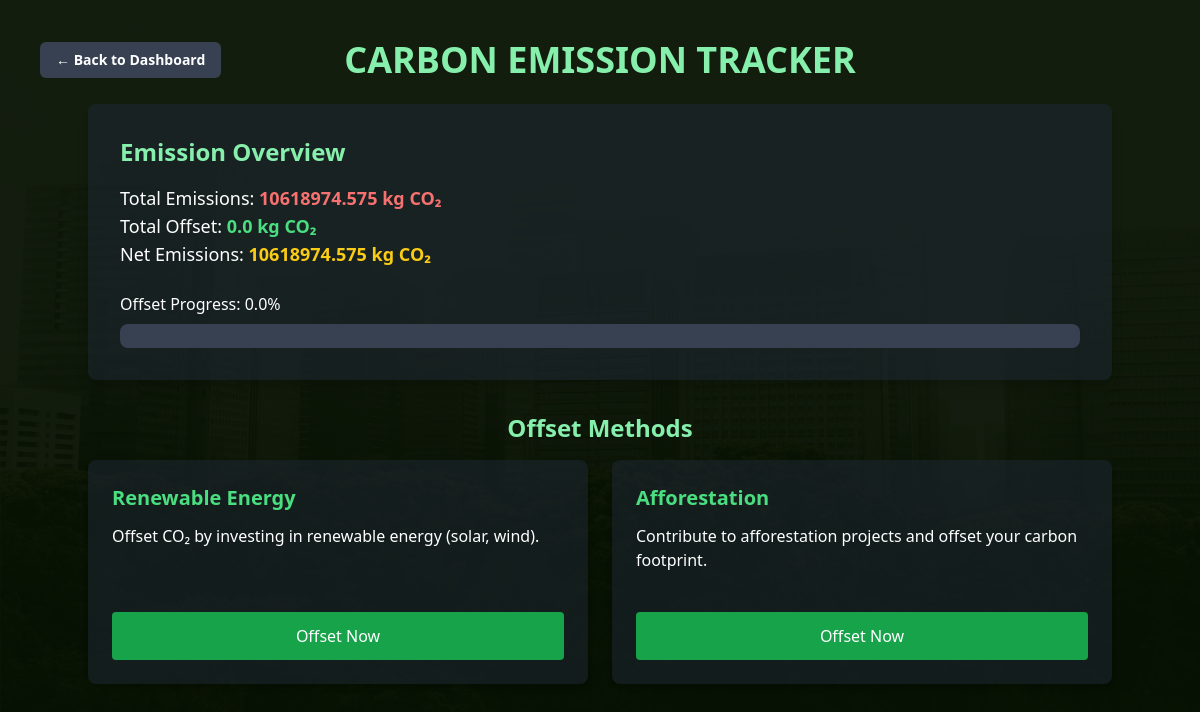
The app's page /offset-emissions (signed in) with its own data.
### app.py (models this page shows)
class User(db.Model, UserMixin):
    id = db.Column(db.Integer, primary_key=True)
    name = db.Column(db.String(35), unique=True, nullable=False)
    email = db.Column(db.String(35), unique=True, nullable=False)
    password = db.Column(db.String(200), nullable=False)
    total_emission = db.Column(db.Float, default=0.0)
    green_score = db.Column(db.Float, nullable=False, default=100.0)
    total_offset = db.Column(db.Float, default=0.0)
    net_emission = db.Column(db.Float, default=0.0)
    badges = db.Column(db.String(200), default="")
    def update_emission_and_score(self):
        self.total_offset = sum(offset.amount for offset in self.offsets)
        self.net_emission = max(0, self.total_emission - self.total_offset)
        self.green_score = max(0, 100 - (self.net_emission / 1000) * 100)
        db.session.commit()

### app.py (the view)
@app.route('/offset-emissions')
@login_required
def offset_emissions():
    current_user.update_emission_and_score()
    progress = min(100, (current_user.total_offset / current_user.total_emission) * 100) if current_user.total_emission > 0 else 0
    return render_template('offset-emissions.html',
                           total_emission=current_user.total_emission,
                           total_offset=current_user.total_offset,
                           net_emission=current_user.net_emission,
                           progress=progress)

### app.py (called while the page is built)
@login_manager.user_loader
def load_user(user_id):
    return User.query.get(int(user_id))

### templates/offset-emissions.html (shortened to what this page needs)
<!DOCTYPE html>
<html lang="en">
<head>
    <script src="https://cdn.tailwindcss.com"></script>
</head>
<body class="bg-[url('/static/bg2.png')] bg-cover bg-center min-h-screen text-white flex flex-col items-center p-10 min-h-screen">
    <div class="w-full max-w-5xl flex items-center mb-6">
        <a href="/dashboard" class="bg-gray-700 text-white font-bold px-4 py-2 rounded-md hover:bg-gray-900 transition text-sm absolute left-0 ml-10">
            ← Back to Dashboard
        </a>
        <h1 class="text-4xl font-bold text-green-300 uppercase mx-auto">Carbon Emission Tracker</h1>
    </div>
    <div class="bg-gray-800 bg-opacity-50 rounded-lg p-8 mb-8 w-full max-w-5xl shadow-lg">
        <h2 class="text-2xl font-semibold mb-4 text-green-300">Emission Overview</h2>
        <p class="text-lg">Total Emissions: <strong class="text-red-400">{{ total_emission }} kg CO₂</strong></p>
        <p class="text-lg">Total Offset: <strong class="text-green-400">{{ total_offset }} kg CO₂</strong></p>
        <p class="text-lg">Net Emissions: <strong class="text-yellow-400">{{ net_emission }} kg CO₂</strong></p>
        <div class="mt-6">
            <label class="text-md font-medium">Offset Progress: {{ progress }}%</label>
            <div class="w-full h-6 bg-gray-700 rounded-lg mt-2 overflow-hidden">
            </div>
        </div>
    </div>
    <h2 class="text-2xl font-semibold mb-4 text-green-300">Offset Methods</h2>
    <div class="grid grid-cols-2 gap-6 w-full max-w-5xl">
        <div class="bg-gray-800 bg-opacity-50 rounded-lg p-6 shadow-md flex flex-col justify-between h-56">
            <h3 class="text-xl font-semibold text-green-400">Renewable Energy</h3>
            <p class="text-md mt-3">Offset CO₂ by investing in renewable energy (solar, wind).</p>
            <a href="/offset/renewable" class="mt-auto bg-green-600 hover:bg-green-500 text-white py-3 px-5 rounded w-full text-center font-medium">
                Offset Now
            </a>
        </div>
        <div class="bg-gray-800 bg-opacity-50 rounded-lg p-6 shadow-md flex flex-col justify-between h-56">
            <h3 class="text-xl font-semibold text-green-400">Afforestation</h3>
            <p class="text-md mt-3">Contribute to afforestation projects and offset your carbon footprint.</p>
            <a href="/offset/afforestation" class="mt-auto bg-green-600 hover:bg-green-500 text-white py-3 px-5 rounded w-full text-center font-medium">
                Offset Now
            </a>
        </div>
    </div>
</body>
</html>

### records on screen
User: total_emission "10618974.575", total_offset "0.0", net_emission "10618974.575"

### other values on screen
{{ progress }} "0.0"
